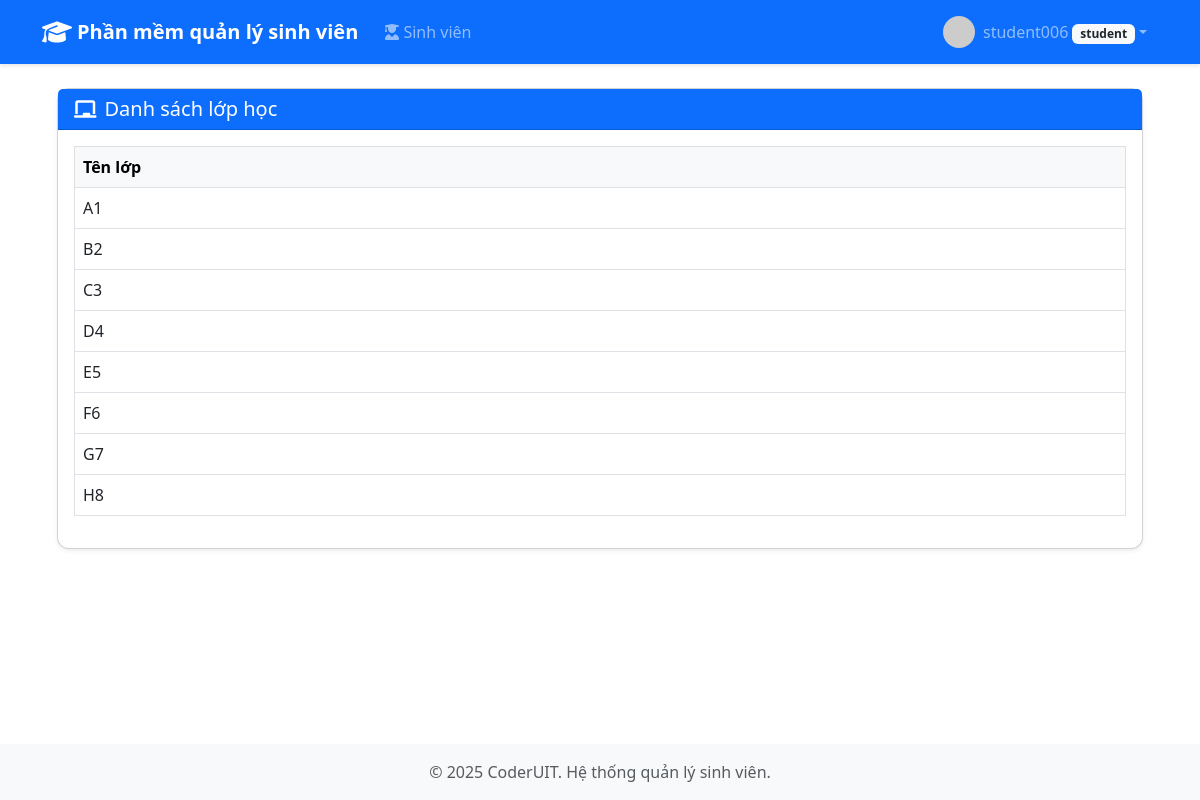
The app's page /classes/list (signed in), older data.
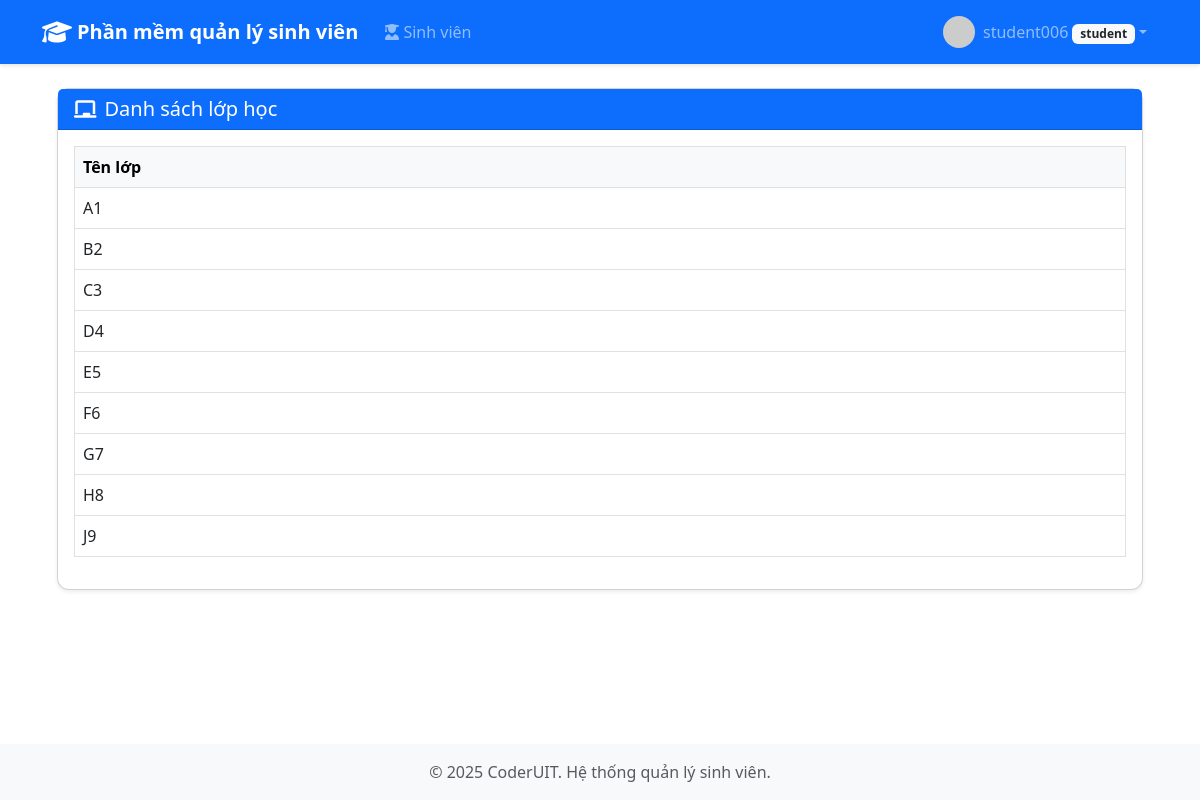
The same page, newer data.
### app/models.py (models this page shows)
class Class(db.Model):
    id = db.Column(db.Integer, primary_key=True)
    name = db.Column(db.String(50), unique=True, nullable=False)
    students = db.relationship('User', backref='class_', lazy=True, foreign_keys='User.class_id')

### app/classes/routes.py (the view)
@classes_bp.route('/')
@classes_bp.route('/list')
@login_required
def class_list():
    classes = Class.query.order_by(Class.name).all()
    return render_template('classes/index.html', classes=classes)

### app/__init__.py (called while the page is built)
@login_manager.user_loader
def load_user(user_id):
    from app.models import User
    return User.query.get(int(user_id))

### app/templates/classes/index.html (shortened to what this page needs)
{% extends 'base.html' %}
{% block content %}
<div class="container-fluid">
    <div class="row mb-4">
        <div class="col-12">
            <div class="card shadow-sm">
                <div class="card-header bg-primary text-white d-flex justify-content-between align-items-center">
                    <h5 class="mb-0"><i class="fas fa-chalkboard me-2"></i>Danh sách lớp học</h5>
                </div>
                <div class="card-body">
                    {% if classes %}
                    <div class="table-responsive">
                        <table class="table table-hover table-bordered align-middle">
                            <thead class="table-light">
                                <tr>
                                    <th>Tên lớp</th>
                                </tr>
                            </thead>
                            <tbody>
                                {% for class_obj in classes %}
                                <tr>
                                    <td>{{ class_obj.name }}</td>
                                </tr>
                                {% endfor %}
                            </tbody>
                        </table>
                    </div>
                    {% else %}
                    <div class="alert alert-info text-center my-4">
                        <i class="fas fa-info-circle me-2"></i>Không có lớp học nào
                    </div>
                    {% endif %}
                </div>
            </div>
        </div>
    </div>
</div>
{% endblock %}

Row changes from the older to the newer data that the page shows:
added Class: name "J9"
